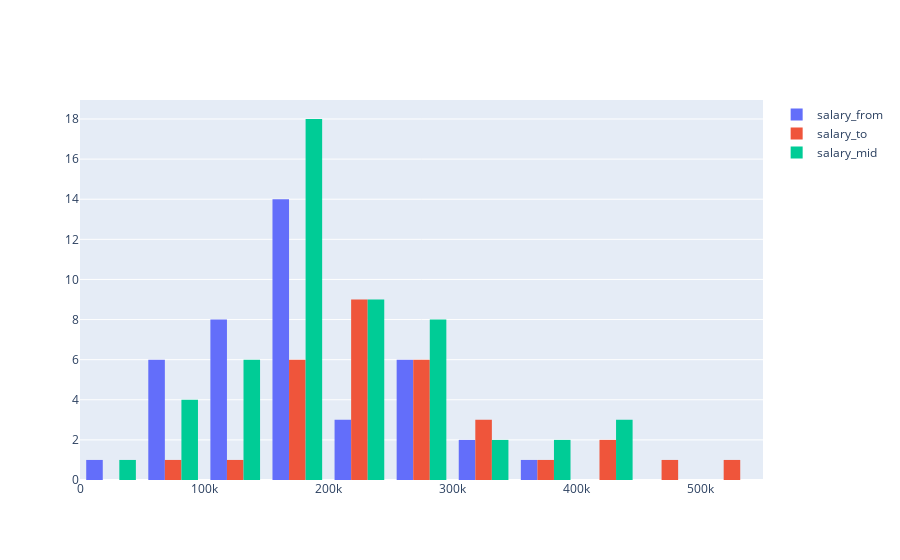

Notebook source saved alongside this figure:
### Code cell
# Гистограмма распределения заработной платы;
fig = go.Figure()
fig.add_trace(go.Histogram(x=salary_from, name='salary_from'))
fig.add_trace(go.Histogram(x=salary_to, name='salary_to'))
fig.add_trace(go.Histogram(x=mid_salary[mid_salary > 0], name='salary_mid'))

#fig.update_layout(barmode='stack')
fig.show()
